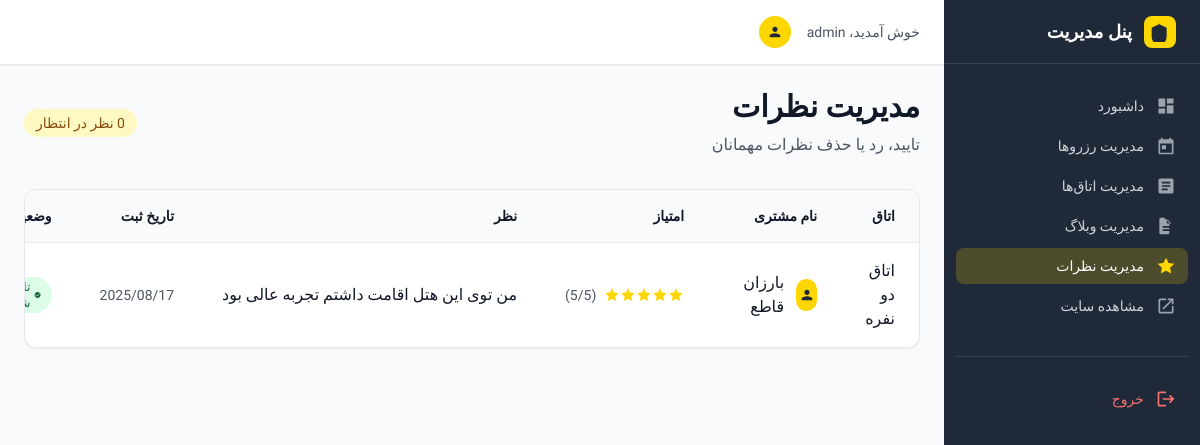
Screenshot of /admin/manage-reviews.php (signed in) with the database file from the repository.
### tables this page shows
CREATE TABLE `room_reviews` (
  `id` int(11) NOT NULL,
  `room_id` int(11) NOT NULL,
  `customer_name` varchar(100) NOT NULL,
  `rating` tinyint(1) NOT NULL COMMENT 'امتیاز از ۱ تا ۵',
  `comment` text NOT NULL,
  `status` varchar(10) NOT NULL DEFAULT 'pending' COMMENT 'pending, approved',
  `created_at` timestamp NOT NULL DEFAULT current_timestamp()
);

CREATE TABLE `room_translations` (
  `id` int(11) NOT NULL,
  `room_id` int(11) NOT NULL,
  `lang_code` varchar(5) NOT NULL,
  `name` varchar(255) NOT NULL,
  `description` text NOT NULL,
  `short_description` varchar(255) NOT NULL
);

### includes/functions.php (called while the page is built, shortened)
<?php
function e($value) {
    return htmlspecialchars((string) $value, ENT_QUOTES, 'UTF-8');
}

### admin/manage-reviews.php (the view, shortened to what this page needs)
<?php
include_once 'partials/header.php';
?>
<div class="flex items-center justify-between mb-8">
    <div>
        <h1 class="text-3xl font-bold text-gray-900">مدیریت نظرات</h1>
        <p class="text-gray-600 mt-2">تایید، رد یا حذف نظرات مهمانان</p>
    </div>
    <div class="flex items-center space-x-3 space-x-reverse">
        <div class="bg-yellow-100 text-yellow-800 px-3 py-1 rounded-full text-sm font-medium">
            <?php
            $pending_count = $conn->query("SELECT COUNT(*) as count FROM room_reviews WHERE status = 'pending'")->fetch_assoc()['count'];
            echo $pending_count . ' نظر در انتظار';
            ?>
        </div>
    </div>
</div>
<div class="bg-white rounded-xl shadow-sm border border-gray-200 overflow-hidden">
    <div class="overflow-x-auto">
        <table class="w-full">
            <thead class="bg-gray-50 border-b border-gray-200">
                <tr>
                    <th class="px-6 py-4 text-right text-sm font-semibold text-gray-900">اتاق</th>
                    <th class="px-6 py-4 text-right text-sm font-semibold text-gray-900">نام مشتری</th>
                    <th class="px-6 py-4 text-right text-sm font-semibold text-gray-900">امتیاز</th>
                    <th class="px-6 py-4 text-right text-sm font-semibold text-gray-900">نظر</th>
                    <th class="px-6 py-4 text-right text-sm font-semibold text-gray-900">تاریخ ثبت</th>
                    <th class="px-6 py-4 text-right text-sm font-semibold text-gray-900">وضعیت</th>
                </tr>
            </thead>
            <tbody class="divide-y divide-gray-200">
                <?php
                $reviews_list = $conn->query("
                    SELECT rr.*, rt.name as room_name
                    FROM room_reviews rr
                    LEFT JOIN room_translations rt ON rr.room_id = rt.room_id AND rt.lang_code = 'fa'
                    ORDER BY rr.created_at DESC
                ");
                if ($reviews_list->num_rows > 0):
                    while ($review = $reviews_list->fetch_assoc()):
                ?>
                <tr class="hover:bg-gray-50 transition-colors duration-200">
                    <td class="px-6 py-4">
                        <div class="font-medium text-gray-900"><a href="../room-details.php?id=<?php echo (int) $review['room_id']; ?>" target="_blank" class="hover:underline"><?php echo e($review['room_name'] ?? ('اتاق #' . $review['room_id'])); ?></a></div>
                    </td>
                    <td class="px-6 py-4">
                        <div class="flex items-center">
                            <div class="w-8 h-8 bg-hotel-gold rounded-full flex items-center justify-center ml-3">
                                <svg class="w-4 h-4 text-hotel-dark" fill="currentColor" viewBox="0 0 24 24">
                                    <path d="M12 12c2.21 0 4-1.79 4-4s-1.79-4-4-4-4 1.79-4 4 1.79 4 4 4zm0 2c-2.67 0-8 1.34-8 4v2h16v-2c0-2.66-5.33-4-8-4z"/>
                                </svg>
                            </div>
                            <span class="font-medium text-gray-900"><?php echo htmlspecialchars($review['customer_name']); ?></span>
                        </div>
                    </td>
                    <td class="px-6 py-4">
                        <div class="flex items-center">
                            <?php for($i = 1; $i <= 5; $i++): ?>
                                <svg class="w-4 h-4 <?php echo $i <= $review['rating'] ? 'text-hotel-gold' : 'text-gray-300'; ?>" fill="currentColor" viewBox="0 0 24 24">
                                    <path d="M12 2l3.09 6.26L22 9.27l-5 4.87 1.18 6.88L12 17.77l-6.18 3.25L7 14.14 2 9.27l6.91-1.01L12 2z"/>
                                </svg>
                            <?php endfor; ?>
                            <span class="mr-2 text-sm text-gray-600">(<?php echo $review['rating']; ?>/5)</span>
                        </div>
                    </td>
                    <td class="px-6 py-4">
                        <div class="text-gray-900 max-w-xs">
                            <p class="truncate" title="<?php echo htmlspecialchars($review['comment']); ?>">
                                <?php echo e(mb_substr($review['comment'], 0, 50)) . (mb_strlen($review['comment']) > 50 ? '...' : ''); ?>
                            </p>
                        </div>
                    </td>
                    <td class="px-6 py-4 text-sm text-gray-600">
                        <?php echo date("Y/m/d", strtotime($review['created_at'])); ?>
                    </td>
                    <td class="px-6 py-4">
                        <?php if ($review['status'] == 'approved'): ?>
                            <span class="inline-flex items-center px-2.5 py-0.5 rounded-full text-xs font-medium bg-green-100 text-green-800">
                                <svg class="w-3 h-3 ml-1" fill="currentColor" viewBox="0 0 24 24">
                                    <path d="M12 2C6.48 2 2 6.48 2 12s4.48 10 10 10 10-4.48 10-10S17.52 2 12 2zm-2 15l-5-5 1.41-1.41L10 14.17l7.59-7.59L19 8l-9 9z"/>
                                </svg>
                            </span>
                        <?php endif; ?>
                    </td>
                </tr>
                <?php
                    endwhile;
                endif; ?>
            </tbody>
        </table>
    </div>
</div>
<?php include_once 'partials/footer.php'; ?>

### admin/partials/header.php (style rules this page uses)
body { font-family: 'Vazirmatn', sans-serif; }

### rows the page displays
room_reviews: room_translations.name "اتاق دو نفره", customer_name "بارزان قاطع", rating "5", comment "من توی این هتل اقامت داشتم تجربه عالی بود", created_at "2025/08/17", status "approved" (drawn)

### other values shown
$label "داشبورد"
$label "مدیریت رزروها"
$label "مدیریت اتاق‌ها"
$label "مدیریت وبلاگ"
$label "مدیریت نظرات"
$_SESSION['admin_username'] "admin"
$pending_count "0"
